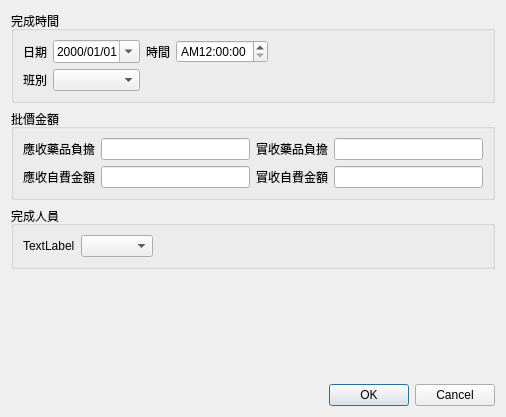
<?xml version="1.0" encoding="UTF-8"?>
<ui version="4.0">
 <class>Dialog_medical_record_done</class>
 <widget class="QDialog" name="Dialog_medical_record_done">
  <property name="windowModality">
   <enum>Qt::NonModal</enum>
  </property>
  <property name="geometry">
   <rect>
    <x>0</x>
    <y>0</y>
    <width>506</width>
    <height>417</height>
   </rect>
  </property>
  <property name="sizePolicy">
   <sizepolicy hsizetype="Preferred" vsizetype="Preferred">
    <horstretch>0</horstretch>
    <verstretch>0</verstretch>
   </sizepolicy>
  </property>
  <property name="windowTitle">
   <string>完成時間</string>
  </property>
  <property name="modal">
   <bool>false</bool>
  </property>
  <layout class="QVBoxLayout" name="verticalLayout">
   <item>
    <widget class="QGroupBox" name="groupBox_time">
     <property name="title">
      <string>完成時間</string>
     </property>
     <property name="flat">
      <bool>true</bool>
     </property>
     <layout class="QGridLayout" name="gridLayout">
      <item row="1" column="4">
       <spacer name="horizontalSpacer">
        <property name="orientation">
         <enum>Qt::Horizontal</enum>
        </property>
        <property name="sizeHint" stdset="0">
         <size>
          <width>40</width>
          <height>20</height>
         </size>
        </property>
       </spacer>
      </item>
      <item row="1" column="2">
       <widget class="QLabel" name="label_2">
        <property name="text">
         <string>時間</string>
        </property>
       </widget>
      </item>
      <item row="1" column="1">
       <widget class="QDateEdit" name="dateEdit_case_date">
        <property name="displayFormat">
         <string>yyyy/MM/dd</string>
        </property>
        <property name="calendarPopup">
         <bool>true</bool>
        </property>
       </widget>
      </item>
      <item row="1" column="3">
       <widget class="QTimeEdit" name="timeEdit_case_time">
        <property name="displayFormat">
         <string>APh:mm:ss</string>
        </property>
        <property name="calendarPopup">
         <bool>true</bool>
        </property>
       </widget>
      </item>
      <item row="1" column="0">
       <widget class="QLabel" name="label">
        <property name="text">
         <string>日期</string>
        </property>
       </widget>
      </item>
      <item row="2" column="0">
       <widget class="QLabel" name="label_3">
        <property name="text">
         <string>班別</string>
        </property>
       </widget>
      </item>
      <item row="2" column="1">
       <widget class="QComboBox" name="comboBox_period"/>
      </item>
     </layout>
    </widget>
   </item>
   <item>
    <widget class="QGroupBox" name="groupBox_fee">
     <property name="title">
      <string>批價金額</string>
     </property>
     <property name="flat">
      <bool>true</bool>
     </property>
     <layout class="QGridLayout" name="gridLayout_2">
      <item row="0" column="0">
       <widget class="QLabel" name="label_4">
        <property name="text">
         <string>應收藥品負擔</string>
        </property>
       </widget>
      </item>
      <item row="0" column="2">
       <widget class="QLabel" name="label_5">
        <property name="text">
         <string>實收藥品負擔</string>
        </property>
       </widget>
      </item>
      <item row="0" column="1">
       <widget class="QLineEdit" name="lineEdit_drug_share_fee">
        <property name="alignment">
         <set>Qt::AlignRight|Qt::AlignTrailing|Qt::AlignVCenter</set>
        </property>
        <property name="readOnly">
         <bool>true</bool>
        </property>
       </widget>
      </item>
      <item row="0" column="3">
       <widget class="QLineEdit" name="lineEdit_receipt_drug_share_fee">
        <property name="alignment">
         <set>Qt::AlignRight|Qt::AlignTrailing|Qt::AlignVCenter</set>
        </property>
        <property name="clearButtonEnabled">
         <bool>true</bool>
        </property>
       </widget>
      </item>
      <item row="1" column="0">
       <widget class="QLabel" name="label_6">
        <property name="text">
         <string>應收自費金額</string>
        </property>
       </widget>
      </item>
      <item row="1" column="1">
       <widget class="QLineEdit" name="lineEdit_total_fee">
        <property name="alignment">
         <set>Qt::AlignRight|Qt::AlignTrailing|Qt::AlignVCenter</set>
        </property>
        <property name="readOnly">
         <bool>true</bool>
        </property>
       </widget>
      </item>
      <item row="1" column="2">
       <widget class="QLabel" name="label_7">
        <property name="text">
         <string>實收自費金額</string>
        </property>
       </widget>
      </item>
      <item row="1" column="3">
       <widget class="QLineEdit" name="lineEdit_receipt_fee">
        <property name="alignment">
         <set>Qt::AlignRight|Qt::AlignTrailing|Qt::AlignVCenter</set>
        </property>
        <property name="clearButtonEnabled">
         <bool>true</bool>
        </property>
       </widget>
      </item>
     </layout>
    </widget>
   </item>
   <item>
    <widget class="QGroupBox" name="groupBox_person">
     <property name="title">
      <string>完成人員</string>
     </property>
     <property name="flat">
      <bool>true</bool>
     </property>
     <layout class="QHBoxLayout" name="horizontalLayout">
      <item>
       <widget class="QLabel" name="label_person">
        <property name="text">
         <string>TextLabel</string>
        </property>
       </widget>
      </item>
      <item>
       <widget class="QComboBox" name="comboBox_person"/>
      </item>
      <item>
       <spacer name="horizontalSpacer_2">
        <property name="orientation">
         <enum>Qt::Horizontal</enum>
        </property>
        <property name="sizeHint" stdset="0">
         <size>
          <width>40</width>
          <height>20</height>
         </size>
        </property>
       </spacer>
      </item>
     </layout>
    </widget>
   </item>
   <item>
    <spacer name="verticalSpacer">
     <property name="orientation">
      <enum>Qt::Vertical</enum>
     </property>
     <property name="sizeHint" stdset="0">
      <size>
       <width>20</width>
       <height>40</height>
      </size>
     </property>
    </spacer>
   </item>
   <item>
    <widget class="QDialogButtonBox" name="buttonBox">
     <property name="orientation">
      <enum>Qt::Horizontal</enum>
     </property>
     <property name="standardButtons">
      <set>QDialogButtonBox::Cancel|QDialogButtonBox::Ok</set>
     </property>
     <property name="centerButtons">
      <bool>false</bool>
     </property>
    </widget>
   </item>
  </layout>
 </widget>
 <resources/>
 <connections>
  <connection>
   <sender>buttonBox</sender>
   <signal>accepted()</signal>
   <receiver>Dialog_medical_record_done</receiver>
   <slot>accept()</slot>
   <hints>
    <hint type="sourcelabel">
     <x>248</x>
     <y>254</y>
    </hint>
    <hint type="destinationlabel">
     <x>157</x>
     <y>274</y>
    </hint>
   </hints>
  </connection>
  <connection>
   <sender>buttonBox</sender>
   <signal>rejected()</signal>
   <receiver>Dialog_medical_record_done</receiver>
   <slot>reject()</slot>
   <hints>
    <hint type="sourcelabel">
     <x>316</x>
     <y>260</y>
    </hint>
    <hint type="destinationlabel">
     <x>286</x>
     <y>274</y>
    </hint>
   </hints>
  </connection>
 </connections>
</ui>
